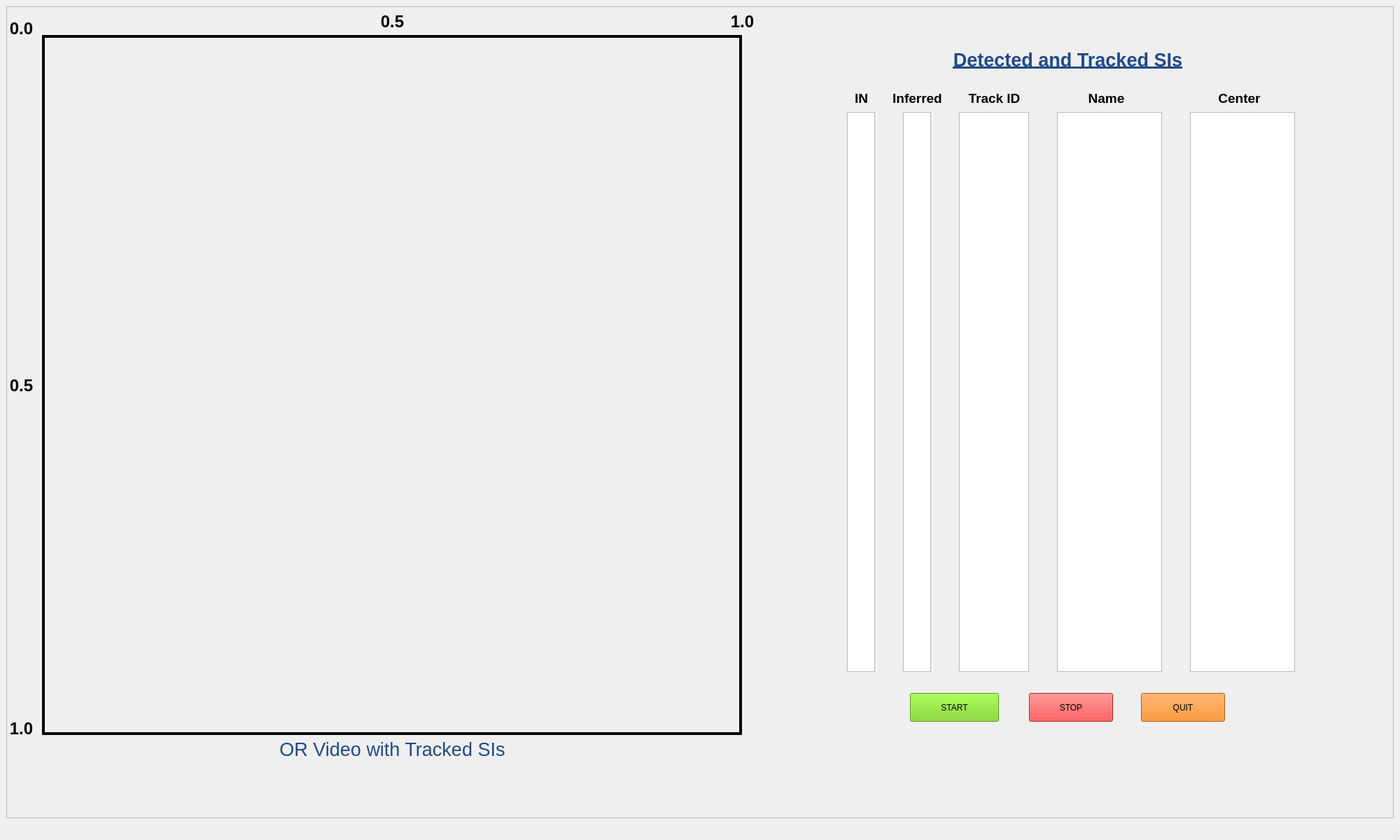
<?xml version="1.0" encoding="UTF-8"?>
<ui version="4.0">
 <class>MainWindow</class>
 <widget class="QMainWindow" name="MainWindow">
  <property name="geometry">
   <rect>
    <x>0</x>
    <y>0</y>
    <width>2000</width>
    <height>1200</height>
   </rect>
  </property>
  <property name="windowTitle">
   <string>MainWindow</string>
  </property>
  <widget class="QWidget" name="centralwidget">
   <layout class="QVBoxLayout" name="verticalLayout">
    <item>
     <widget class="QScrollArea" name="scrollArea">
      <property name="widgetResizable">
       <bool>true</bool>
      </property>
      <widget class="QWidget" name="scrollAreaWidgetContents">
       <property name="geometry">
        <rect>
         <x>0</x>
         <y>0</y>
         <width>1980</width>
         <height>1136</height>
        </rect>
       </property>
       <widget class="QLabel" name="video">
        <property name="geometry">
         <rect>
          <x>50</x>
          <y>40</y>
          <width>1000</width>
          <height>1000</height>
         </rect>
        </property>
        <property name="minimumSize">
         <size>
          <width>0</width>
          <height>0</height>
         </size>
        </property>
        <property name="maximumSize">
         <size>
          <width>2000</width>
          <height>2000</height>
         </size>
        </property>
        <property name="frameShape">
         <enum>QFrame::Box</enum>
        </property>
        <property name="frameShadow">
         <enum>QFrame::Plain</enum>
        </property>
        <property name="lineWidth">
         <number>4</number>
        </property>
        <property name="text">
         <string/>
        </property>
       </widget>
       <widget class="QLabel" name="label">
        <property name="geometry">
         <rect>
          <x>50</x>
          <y>1040</y>
          <width>1001</width>
          <height>41</height>
         </rect>
        </property>
        <property name="font">
         <font>
          <pointsize>20</pointsize>
         </font>
        </property>
        <property name="styleSheet">
         <string notr="true">color: rgb(32, 74, 135);</string>
        </property>
        <property name="text">
         <string>OR Video with Tracked SIs</string>
        </property>
        <property name="alignment">
         <set>Qt::AlignCenter</set>
        </property>
       </widget>
       <widget class="QLabel" name="label_3">
        <property name="geometry">
         <rect>
          <x>530</x>
          <y>10</y>
          <width>41</width>
          <height>21</height>
         </rect>
        </property>
        <property name="font">
         <font>
          <pointsize>18</pointsize>
          <weight>75</weight>
          <bold>true</bold>
         </font>
        </property>
        <property name="text">
         <string>0.5</string>
        </property>
        <property name="alignment">
         <set>Qt::AlignCenter</set>
        </property>
       </widget>
       <widget class="QLabel" name="label_4">
        <property name="geometry">
         <rect>
          <x>0</x>
          <y>20</y>
          <width>41</width>
          <height>21</height>
         </rect>
        </property>
        <property name="font">
         <font>
          <pointsize>18</pointsize>
          <weight>75</weight>
          <bold>true</bold>
         </font>
        </property>
        <property name="text">
         <string>0.0</string>
        </property>
        <property name="alignment">
         <set>Qt::AlignCenter</set>
        </property>
       </widget>
       <widget class="QLabel" name="label_5">
        <property name="geometry">
         <rect>
          <x>0</x>
          <y>530</y>
          <width>41</width>
          <height>21</height>
         </rect>
        </property>
        <property name="font">
         <font>
          <pointsize>18</pointsize>
          <weight>75</weight>
          <bold>true</bold>
         </font>
        </property>
        <property name="text">
         <string>0.5</string>
        </property>
        <property name="alignment">
         <set>Qt::AlignCenter</set>
        </property>
       </widget>
       <widget class="QLabel" name="label_6">
        <property name="geometry">
         <rect>
          <x>0</x>
          <y>1020</y>
          <width>41</width>
          <height>21</height>
         </rect>
        </property>
        <property name="font">
         <font>
          <pointsize>18</pointsize>
          <weight>75</weight>
          <bold>true</bold>
         </font>
        </property>
        <property name="text">
         <string>1.0</string>
        </property>
        <property name="alignment">
         <set>Qt::AlignCenter</set>
        </property>
       </widget>
       <widget class="QLabel" name="label_7">
        <property name="geometry">
         <rect>
          <x>1030</x>
          <y>10</y>
          <width>41</width>
          <height>21</height>
         </rect>
        </property>
        <property name="font">
         <font>
          <pointsize>18</pointsize>
          <weight>75</weight>
          <bold>true</bold>
         </font>
        </property>
        <property name="text">
         <string>1.0</string>
        </property>
        <property name="alignment">
         <set>Qt::AlignCenter</set>
        </property>
       </widget>
       <widget class="QLabel" name="label_2">
        <property name="geometry">
         <rect>
          <x>1200</x>
          <y>50</y>
          <width>631</width>
          <height>51</height>
         </rect>
        </property>
        <property name="font">
         <font>
          <pointsize>20</pointsize>
          <weight>75</weight>
          <bold>true</bold>
          <underline>true</underline>
         </font>
        </property>
        <property name="styleSheet">
         <string notr="true">color: rgb(32, 74, 135);</string>
        </property>
        <property name="text">
         <string>Detected and Tracked SIs</string>
        </property>
        <property name="alignment">
         <set>Qt::AlignCenter</set>
        </property>
       </widget>
       <widget class="QLabel" name="label_8">
        <property name="geometry">
         <rect>
          <x>1200</x>
          <y>120</y>
          <width>41</width>
          <height>20</height>
         </rect>
        </property>
        <property name="font">
         <font>
          <pointsize>14</pointsize>
          <weight>75</weight>
          <bold>true</bold>
         </font>
        </property>
        <property name="text">
         <string>IN</string>
        </property>
        <property name="alignment">
         <set>Qt::AlignCenter</set>
        </property>
       </widget>
       <widget class="QLabel" name="label_9">
        <property name="geometry">
         <rect>
          <x>1260</x>
          <y>120</y>
          <width>81</width>
          <height>21</height>
         </rect>
        </property>
        <property name="font">
         <font>
          <pointsize>14</pointsize>
          <weight>75</weight>
          <bold>true</bold>
         </font>
        </property>
        <property name="text">
         <string>Inferred</string>
        </property>
        <property name="alignment">
         <set>Qt::AlignCenter</set>
        </property>
       </widget>
       <widget class="QLabel" name="label_10">
        <property name="geometry">
         <rect>
          <x>1370</x>
          <y>120</y>
          <width>81</width>
          <height>21</height>
         </rect>
        </property>
        <property name="font">
         <font>
          <pointsize>14</pointsize>
          <weight>75</weight>
          <bold>true</bold>
         </font>
        </property>
        <property name="text">
         <string>Track ID</string>
        </property>
        <property name="alignment">
         <set>Qt::AlignCenter</set>
        </property>
       </widget>
       <widget class="QLabel" name="label_11">
        <property name="geometry">
         <rect>
          <x>1530</x>
          <y>120</y>
          <width>81</width>
          <height>21</height>
         </rect>
        </property>
        <property name="font">
         <font>
          <pointsize>14</pointsize>
          <weight>75</weight>
          <bold>true</bold>
         </font>
        </property>
        <property name="text">
         <string>Name</string>
        </property>
        <property name="alignment">
         <set>Qt::AlignCenter</set>
        </property>
       </widget>
       <widget class="QLabel" name="label_12">
        <property name="geometry">
         <rect>
          <x>1720</x>
          <y>120</y>
          <width>81</width>
          <height>21</height>
         </rect>
        </property>
        <property name="font">
         <font>
          <pointsize>14</pointsize>
          <weight>75</weight>
          <bold>true</bold>
         </font>
        </property>
        <property name="text">
         <string>Center</string>
        </property>
        <property name="alignment">
         <set>Qt::AlignCenter</set>
        </property>
       </widget>
       <widget class="QTextBrowser" name="inText">
        <property name="geometry">
         <rect>
          <x>1200</x>
          <y>150</y>
          <width>40</width>
          <height>800</height>
         </rect>
        </property>
        <property name="maximumSize">
         <size>
          <width>40</width>
          <height>800</height>
         </size>
        </property>
       </widget>
       <widget class="QTextBrowser" name="coveredText">
        <property name="geometry">
         <rect>
          <x>1280</x>
          <y>150</y>
          <width>40</width>
          <height>800</height>
         </rect>
        </property>
        <property name="maximumSize">
         <size>
          <width>40</width>
          <height>800</height>
         </size>
        </property>
       </widget>
       <widget class="QTextBrowser" name="trackIdText">
        <property name="geometry">
         <rect>
          <x>1360</x>
          <y>150</y>
          <width>100</width>
          <height>800</height>
         </rect>
        </property>
        <property name="maximumSize">
         <size>
          <width>100</width>
          <height>800</height>
         </size>
        </property>
       </widget>
       <widget class="QTextBrowser" name="nameText">
        <property name="geometry">
         <rect>
          <x>1500</x>
          <y>150</y>
          <width>150</width>
          <height>800</height>
         </rect>
        </property>
        <property name="maximumSize">
         <size>
          <width>150</width>
          <height>800</height>
         </size>
        </property>
       </widget>
       <widget class="QTextBrowser" name="centerText">
        <property name="geometry">
         <rect>
          <x>1690</x>
          <y>150</y>
          <width>150</width>
          <height>800</height>
         </rect>
        </property>
        <property name="maximumSize">
         <size>
          <width>150</width>
          <height>800</height>
         </size>
        </property>
       </widget>
       <widget class="QPushButton" name="startButton">
        <property name="geometry">
         <rect>
          <x>1290</x>
          <y>980</y>
          <width>127</width>
          <height>41</height>
         </rect>
        </property>
        <property name="sizePolicy">
         <sizepolicy hsizetype="Fixed" vsizetype="Fixed">
          <horstretch>91</horstretch>
          <verstretch>41</verstretch>
         </sizepolicy>
        </property>
        <property name="minimumSize">
         <size>
          <width>91</width>
          <height>41</height>
         </size>
        </property>
        <property name="styleSheet">
         <string notr="true">background-color: rgb(115, 210, 22);</string>
        </property>
        <property name="text">
         <string>START</string>
        </property>
       </widget>
       <widget class="QPushButton" name="stopButton">
        <property name="geometry">
         <rect>
          <x>1460</x>
          <y>980</y>
          <width>120</width>
          <height>41</height>
         </rect>
        </property>
        <property name="sizePolicy">
         <sizepolicy hsizetype="Fixed" vsizetype="Fixed">
          <horstretch>91</horstretch>
          <verstretch>41</verstretch>
         </sizepolicy>
        </property>
        <property name="minimumSize">
         <size>
          <width>91</width>
          <height>41</height>
         </size>
        </property>
        <property name="styleSheet">
         <string notr="true">background-color: rgb(239, 41, 41);</string>
        </property>
        <property name="text">
         <string>STOP</string>
        </property>
       </widget>
       <widget class="QPushButton" name="quitButton">
        <property name="geometry">
         <rect>
          <x>1620</x>
          <y>980</y>
          <width>120</width>
          <height>41</height>
         </rect>
        </property>
        <property name="sizePolicy">
         <sizepolicy hsizetype="Fixed" vsizetype="Fixed">
          <horstretch>91</horstretch>
          <verstretch>41</verstretch>
         </sizepolicy>
        </property>
        <property name="minimumSize">
         <size>
          <width>91</width>
          <height>41</height>
         </size>
        </property>
        <property name="styleSheet">
         <string notr="true">background-color: rgb(245, 121, 0);</string>
        </property>
        <property name="text">
         <string>QUIT</string>
        </property>
       </widget>
      </widget>
     </widget>
    </item>
   </layout>
  </widget>
  <widget class="QMenuBar" name="menubar">
   <property name="geometry">
    <rect>
     <x>0</x>
     <y>0</y>
     <width>2000</width>
     <height>22</height>
    </rect>
   </property>
  </widget>
  <widget class="QStatusBar" name="statusbar"/>
 </widget>
 <resources/>
 <connections/>
</ui>
